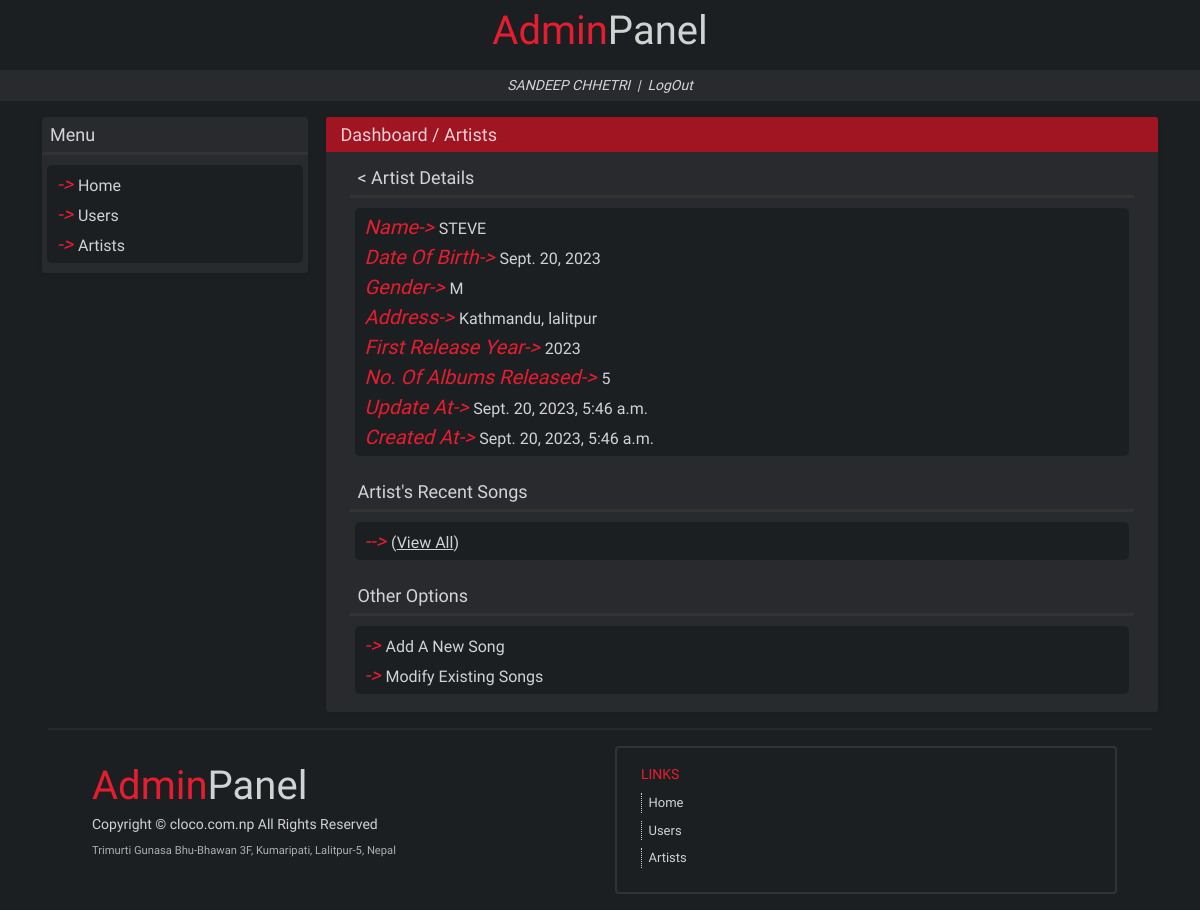
Page /dashboard/artists/2/ (signed in) on the earlier database version.
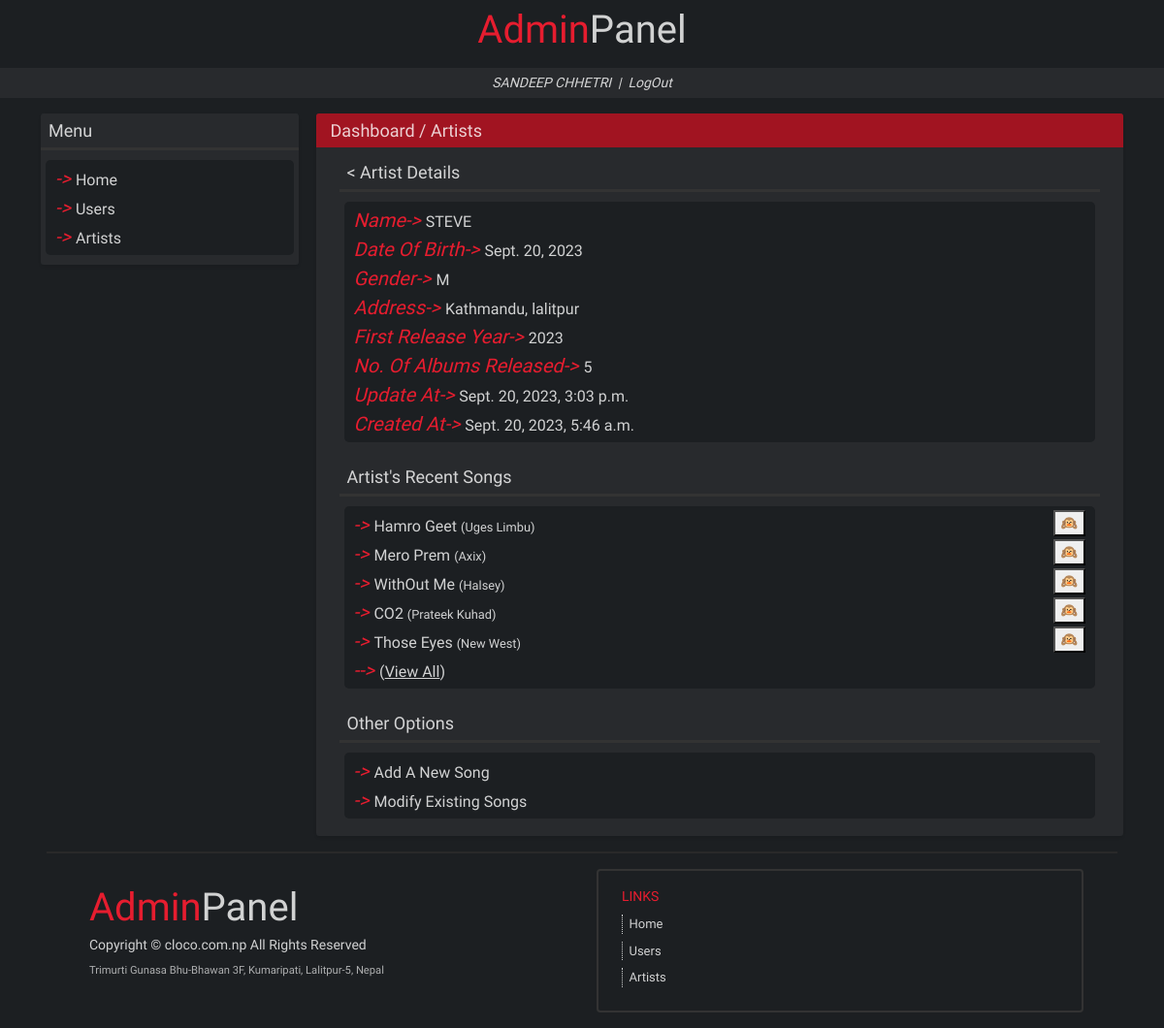
Same page on the later database version.
### musicRecord/models.py (models this page shows, shortened)
class Artist(models.Model):
    GENDER_CHOICES = (
        ('M', 'Male'),
        ('F', 'Female'),
        ('O', 'Other'),
    )
    name = models.CharField(max_length=50)
    dob = models.DateField()
    gender = models.CharField(max_length=1, choices=GENDER_CHOICES)
    address = models.CharField(max_length=50)
    first_release_date = models.DateField(null=True, blank=True)
    no_of_albums_released = models.IntegerField(default = 0)
    created_at = models.DateTimeField(auto_now_add=True)
    updated_at = models.DateTimeField(auto_now=True)
    @property
    def first_release_year(self):
        if self.first_release_date is not None:
            return self.first_release_date.year
        else:
            return ''

class Music(models.Model):
    GENRE_CHOICES = (
        ('rnb', 'Rhythm and Blues'),
        ('country', 'Country'),
        ('classic', 'Classic'),
        ('rock', 'Rock'),
        ('jazz', 'Jazz'),
    )
    artist = models.ForeignKey(Artist, on_delete=models.CASCADE)
    title = models.CharField(max_length=100)
    album_name = models.CharField(max_length=50)
    genre = models.CharField(max_length=20, choices=GENRE_CHOICES)
    created_at = models.DateTimeField(auto_now_add=True)
    updated_at = models.DateTimeField(auto_now=True)

### musicRecord/artistsViews.py (the view)
# urls.py: path('artists/<int:pk>/', artistsViews.artist_detail),
def artist_detail(request, pk=None):
    if not request.user.is_authenticated:
        return redirect('/')
    else:
        try:
            artist = Artist.objects.raw(f'select * from musicRecord_Artist where id={pk} LIMIT 1')[0]
            songs = Music.objects.raw(f'select * from musicRecord_Music where artist_id={pk} order by created_at desc LIMIT 5')
        except:
            artist = None
            songs = None
        try:
            page = request.GET.get('page')
        except:
            page = 1
        return render(request, 'artists/artistdetail.html', {'user_name':user_name(request), 'user':artist, 'page':page, 'songs':songs, 'artist_id':pk})

### musicRecord/artistsViews.py (called while the page is built)
def user_name(request):
    return request.user.first_name.upper()+' '+request.user.last_name.upper()

### templates/artists/artistdetail.html (shortened to what the changed rows need)
{% extends 'base.html' %}
{% block content %}
<div class="row mb-3">
    <div class="col-sm-12 col-lg-9 px-4">
        <div class="row main-box">
            <div class="col-12 box-content px-0 px-lg-4">
                <div class="mt-2 pb-2">
                    <div class="col-12 sidebox-menus">
                        <div class="row sidebox-menu py-1">
                            <div class="col-12 p-0 m-0" style="color:#e61d2f;">
                                <i>Name-> </i>
                                <span class="detail-text">{{user.name.upper}}</span>
                                <br>
                                <i>Date Of Birth-> </i>
                                <span class="detail-text" >{{user.dob}}</span>
                                <br>
                                <i>Gender-> </i>
                                <span class="detail-text">{{user.gender}}</span>
                                <br>
                                <i>Address-> </i>
                                <span class="detail-text">{{user.address}}</span>
                                <br>
                                <i>First Release Year-> </i>
                                <span class="detail-text">{{user.first_release_year}}</span>
                                <br>
                                <i>No. Of Albums Released-> </i>
                                <span class="detail-text">{{user.no_of_albums_released}}</span>
                                <br>
                                <i>Update At-> </i>
                                <span class="detail-text" href="{% url 'users' %}{{user.id}}">{{user.updated_at}}</span>
                                <br>
                                <i>Created At-> </i>
                                <span class="detail-text" href="{% url 'users' %}{{user.id}}">{{user.created_at}}</span>
                                <br>
                            </div>
                        </div>
                    </div>
                </div>
            </div>
            <div class="col-12 box-content px-0 px-lg-4">
              <div class="pb-2">
                  <div class="col-12 sidebox-menus">
                      <div class="row sidebox-menu py-1">
                          {% for song in songs %}
                          <div class="col-12 p-0 m-0" style="color:#e61d2f;">
                              <div class="d-flex justify-content-between">
                                <div>
                                  <i>-> </i>
                                  <a id="{{song.id}}" class="menu-options" href="{% url 'artists' %}{{song.artist.id}}/songs/{{song.id}}/">{{song.title}} <span class="small">({{song.album_name}})</span></a>
                                </div>
                                <div>
                                  <button id="btn{{song.id}}" onclick="hide({{song.id}})">🙉</button>
                                </div>
                              </div>
                          </div>
                          <br>
                          {% endfor %}
                      </div>
                  </div>
              </div>
          </div>
        </div>
    </div>
{% endblock %}

Differences in the rows shown:
changed Artist "STEVE": updated_at "Sept. 20, 2023, 5:46 a.m." → "Sept. 20, 2023, 3:03 p.m."
added Music: title "Hamro Geet", album_name "Uges Limbu"
added Music: title "Mero Prem", album_name "Axix"
added Music: title "WithOut Me", album_name "Halsey"
added Music: title "CO2", album_name "Prateek Kuhad"
added Music: title "Those Eyes", album_name "New West"
